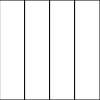
Frame 1 (no input)
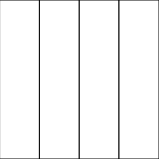
Frame 60 (no input)
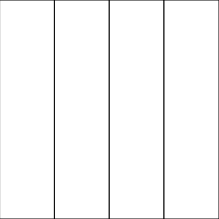
Frame 120 (the mouse pressed at the canvas centre since frame 60)

The p5.js sketch that drew these frames (run headless with seeded random() and noise() and a simulated clock; from frame 60 on, the mouse is pressed at the canvas centre):

// p5.js sketch
// ── sketch.js
// wk2-2 growing canvas with 4 rectangles 
// from 100 to 800 pixels

let canvasx = 100;
let canvasy = 100;
// defining canvas dimensions as variables

function setup() {
  console.log("canvas with 4 rectangles grows from 100 to 800 pixels");
}

function draw() {
  createCanvas(canvasx, canvasy);
  background(128);

  let quarterx = canvasx / 4;
  // defining rectangle width
  //as a quarter of canvas width

  rect(0, 0, quarterx, canvasy);
  rect(quarterx, 0, quarterx, canvasy);
  rect(quarterx * 2, 0, quarterx, canvasy);
  rect(quarterx * 3, 0, quarterx, canvasy);

  //Writing an else block is optional.
  if (canvasx > 500) {
    //A condition is placed between parenthesis following 'if'
    canvasx = 0;
  }
  //when that condition evalues to truthy,
  //the code between following curly braces is run.
  else {
    canvasx = canvasx + 1;
  }
  //Alternatively, when the condition evaluates to falsy,
  //the code between the curly braces of 'else' block is run instead.
  if (canvasy > 500) { 
    canvasy = 0;
  } else {
    canvasy = canvasy + 1;
  }
}
